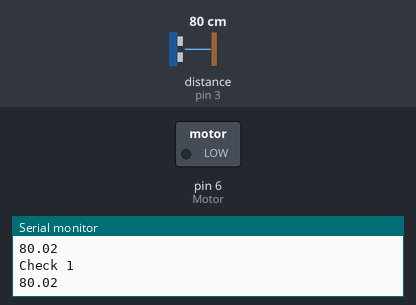
Simulated run of this sketch. Board: Arduino Uno, built with avr-gcc and run on an emulated ATmega328P. Parts: switched loads named in the sketch (green lamp = pin HIGH), the last lines printed to the serial monitor. Wiring (inferred from the names in the program): ultrasonic range finder: trigger pin 2; echo pin 3. Dashed ring = blinking. The test bench sets the inputs (shaded band); at power-on: distance to the obstacle (sensor on pin 3) 80 cm. The echo pulse lasts 58.3 µs per cm; pins used as bus, display or sensor lines are not drawn.

Above: at 6.2 s.
6.3 s: distance to the obstacle (sensor on pin 3) set to 10 cm
7.8 s: distance to the obstacle (sensor on pin 3) set to 7 cm
At 8.6 s:
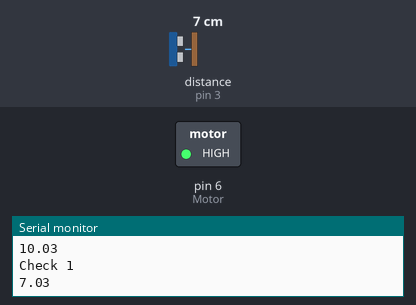
10.8 s: distance to the obstacle (sensor on pin 3) set to 9 cm
At 12.2 s:
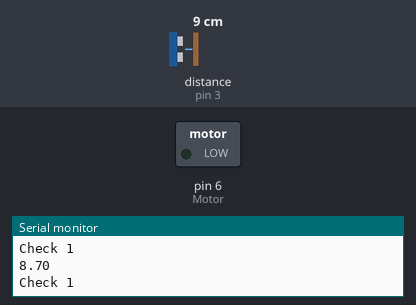
12.5 s: distance to the obstacle (sensor on pin 3) set to 2 cm
At 13.0 s:
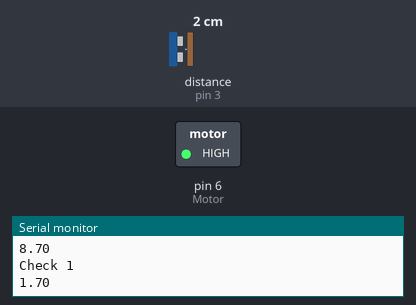
Timing chart, 0 to 16.5 s (numbered marks = the images above; inputs shaded):
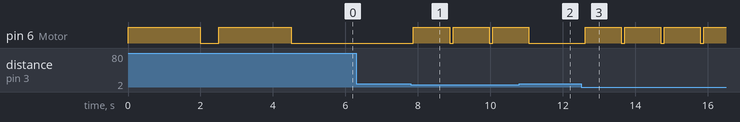

The sketch:

Recce_6_ArmCode.ino
```cpp
//Recce Bata ver 0.6.2
//coded by Simon
//In Arduis Fidelis

#define trig1 2 // These two are wwhere you connect your ultra sound sensor
#define echo1 3

void Check1(); // Walking check
void Check2(); // Depth Check

int Motor = 6; // For better feedback use Analog pins to make motor spin at diffrent speeds
               // Chance DigitalWrite to AnalogWrite and High & Low to a number from 0 - 255

float duration, distance;

void setup() {

  Serial.begin (9600); // If you want to adjust then anything with Serial print will show you the distance or what code is being run.

  pinMode(Motor, OUTPUT);
  pinMode(trig1, OUTPUT);
  pinMode(echo1, INPUT);


  digitalWrite (Motor, HIGH);  // This part is to test motors on start up.
  delay(2000);
  digitalWrite (Motor, LOW);
  delay(500);
  digitalWrite (Motor, HIGH);
  delay(2000);
  digitalWrite (Motor, LOW);
  delay(500);

}

void loop() {

  delay(20);
  Check1();


}

void Check1() //This will be the default code senses objects from a minimal distance only.

{
  digitalWrite(trig1, LOW);        // This code just helps with measurements
  delayMicroseconds(2);
  digitalWrite(trig1, HIGH);
  delayMicroseconds(10);
  digitalWrite(trig1, LOW);

  duration = pulseIn(echo1, HIGH);
  distance = (duration / 2) * 0.0343;

  Serial.println("Check 1");
  Serial.println(distance);
  delay(50);

  if (distance <= 8) // change till you're happy with trigger distance used 8 to avoid motor burn out while testing

  {
    digitalWrite (Motor, HIGH);
    delay(1000);
    digitalWrite (Motor, LOW);
    delay(20);

  }
  else
  {
    digitalWrite (Motor, LOW);
    delay(20);
  }
}
```

Measured:
- the behaviour switches between 9 and 8 cm on distance to the obstacle (sensor on pin 3) (found by bisection; images 0 and 1)
- after the input at 7.8 s, pin 6 (Motor): alternates HIGH for 1.0 s and LOW for 0.09 s, starting after 0.08 s
- after the input at 10.8 s, pin 6 (Motor): goes on until 11.1 s, then stays LOW
- after the input at 12.5 s, pin 6 (Motor): alternates HIGH for 1.0 s and LOW for 0.09 s, starting after 0.11 s
